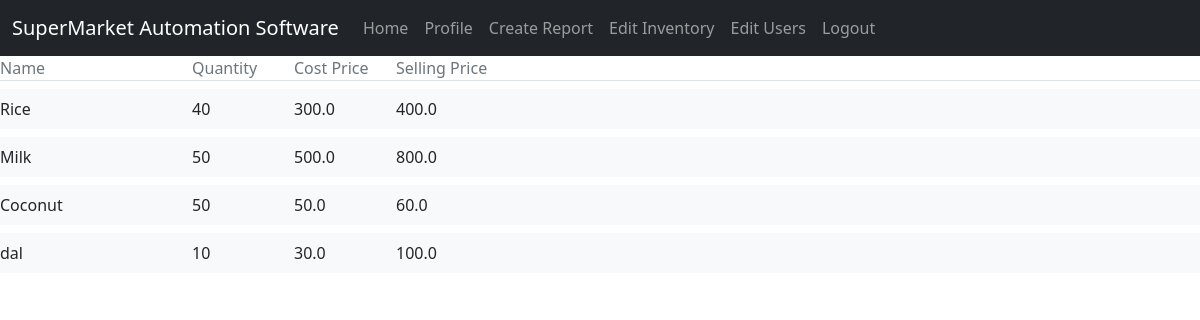
/product/view/ (signed in), run on an earlier commit of the app's database.
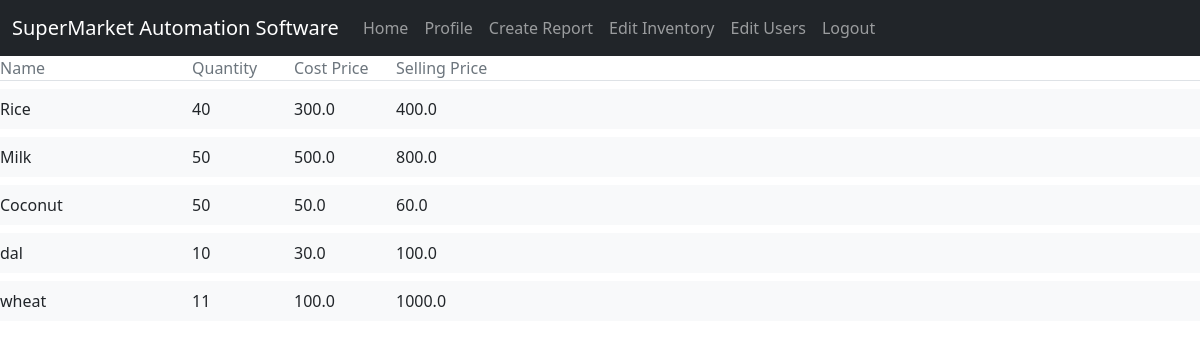
And on a later commit of the database.
### product/models.py (models this page shows, shortened)
class Product(models.Model):
    name = models.CharField(max_length = 100)
    cost_price = models.FloatField(validators=[MinValueValidator(0.0)])
    quantity = models.IntegerField(validators=[MinValueValidator(0)])
    selling_price = models.FloatField(validators=[MinValueValidator(0.0)])

### product/views.py (the view)
# urls.py: path('view/',views.view_product, name = 'product-view'),
@login_required
def view_product(request):
    form = ProductForm()
    context = {'product_list':Product.objects.all(),'form':form}
    return render(request, 'product/view_product.html', context)

### product/templates/product/view_product.html
{% extends 'product/base.html' %}
{% block content %}
<div class="row text-muted border-bottom mb-2">
    <div class="col-2 pl-5">Name</div>
    <div class="col-1 px-0">Quantity</div>
    <div class="col-1 px-0">Cost Price</div>
    <div class="col-1 px-0">Selling Price</div>
</div>
{% for product in product_list %}
    <div class="parent">
        <div class="row highlight bg-light mb-2 py-2">
            <div class="col-2 pl-5">{{ product.name }}</div>
            <div class="col-1 px-0">{{ product.quantity }}</div>
            <div class="col-1 px-0">{{ product.cost_price }}</div>
            <div class="col-1 px-0">{{ product.selling_price }}</div>
    </div>
{% endfor %}
{% endblock %}

What changed in the data, as far as the page shows it:
added Product: name "wheat", quantity "11", cost_price "100.0", selling_price "1000.0"
